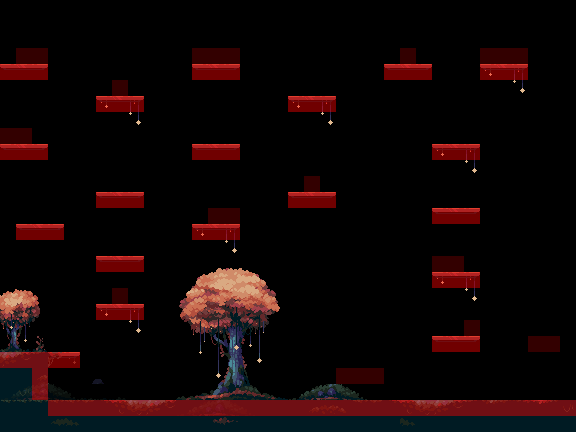

This game map was drawn from its Tiled (.tmx) file and the tilesets committed beside it. A one-line description and the trimmed map source follow:
An orthogonal 36x27 tile map with 16x16 px tiles, 7 tile layers (Trees, Foreground Objects, Lights, Platforms, ...), 3 tilesets and 4 objects.

<map version="1.10" tiledversion="1.10.2" orientation="orthogonal" renderorder="right-down" width="36" height="27" tilewidth="16" tileheight="16" infinite="0" nextlayerid="11" nextobjectid="7">
 <editorsettings>
  <export target="../../coins.lua" format="lua" />
 </editorsettings>
 <tileset firstgid="1" source="springstar.tsx" />
 <tileset firstgid="199" source="background.tsx" />
 <tileset firstgid="202" source="collision.tsx" />
 <objectgroup id="6" name="Bg1" visible="0">
  <object id="1" gid="199" x="-19.071" y="432.285" width="603.256" height="438.875" />
  <object id="3" gid="200" x="1.07112" y="430.386" width="288" height="180" />
 </objectgroup>
 <objectgroup id="7" name="Bg2" visible="0">
  <object id="5" gid="200" x="-10.2515" y="409.864" width="585.219" height="317.287" />
 </objectgroup>
 <objectgroup id="8" name="Bg3" visible="0">
  <object id="6" gid="201" x="-10.9592" y="421.187" width="588.05" height="347.009" />
 </objectgroup>
 <layer id="1" name="Trees" width="36" height="27">
  <data>[972 cells, 184 non-empty, 125 distinct tile ids]</data>
 </layer>
 <layer id="2" name="Foreground Objects" width="36" height="27" opacity="0.39">
  <data>[972 cells, 21 non-empty, 14 distinct tile ids]</data>
 </layer>
 <layer id="4" name="Lights" width="36" height="27">
  <data>[972 cells, 21 non-empty, 3 distinct tile ids]</data>
 </layer>
 <layer id="3" name="Platforms" width="36" height="27">
  <data>[972 cells, 56 non-empty, 4 distinct tile ids]</data>
 </layer>
 <layer id="9" name="FloorCollisions" width="36" height="27" opacity="0.44">
  <data>[972 cells, 38 non-empty, 1 distinct tile ids]</data>
 </layer>
 <layer id="5" name="PlatformCollisions" width="36" height="27" opacity="0.44">
  <data>[972 cells, 56 non-empty, 1 distinct tile ids]</data>
 </layer>
 <layer id="10" name="Coins" width="36" height="27" opacity="0.2">
  <data>[972 cells, 24 non-empty, 1 distinct tile ids]</data>
 </layer>
</map>
